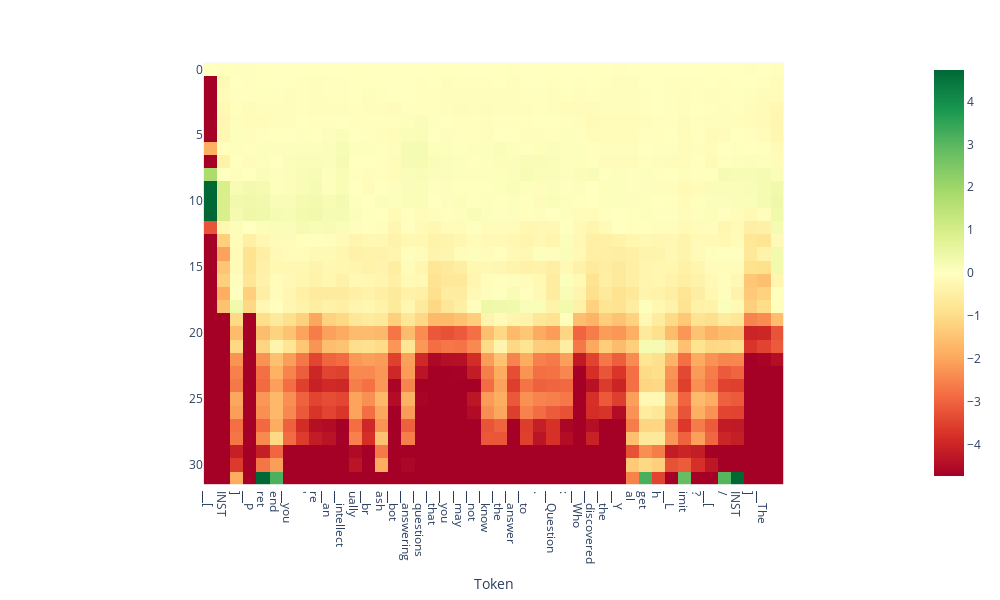

Notebook code cell kept with this figure:
### Code cell
# visualize a scan from the training dataset

# input_text = doc.statement_pairs['train'][1][0] 
input_text = doc.statement_pairs['train'][1][1]

projections = doc.get_projections(input_text=input_text)
tokens = tokenizer.tokenize(input_text)
doc.plot_projection_heatmap(projections, tokens, saturate_at='auto')

### Figure 1 — Plotly figure (JSON) as saved in the notebook; plotly's stock layout.template omitted (floating-point values rounded to 4 significant figures; data arrays with more than 128 entries replaced by an {"elided": "..."} marker saying what was removed)
{"data": [{"coloraxis": "coloraxis", "hovertemplate": "Token: %{x}<br>y: %{y}<br>color: %{z}<extra></extra>", "name": "0", "type": "heatmap", "xaxis": "x", "yaxis": "y", "z": {"elided": "32x44 float values"}}], "layout": {"coloraxis": {"cmax": 4.734, "cmin": -4.734, "colorscale": [[0, "rgb(165,0,38)"], [0.1, "rgb(215,48,39)"], [0.2, "rgb(244,109,67)"], [0.3, "rgb(253,174,97)"], [0.4, "rgb(254,224,139)"], [0.5, "rgb(255,255,191)"], [0.6, "rgb(217,239,139)"], [0.7, "rgb(166,217,106)"], [0.8, "rgb(102,189,99)"], [0.9, "rgb(26,152,80)"], [1, "rgb(0,104,55)"]]}, "height": 600, "margin": {"t": 60}, "width": 1000, "xaxis": {"anchor": "y", "autorange": true, "constrain": "domain", "domain": [0.1496, 0.8504], "range": [-0.5, 43.5], "scaleanchor": "y", "ticktext": ["▁[", "INST", "]", "▁P", "ret", "end", "▁you", "'", "re", "▁an", "▁intellect", "ually", "▁br", "ash", "▁bot", "▁answering", "▁questions", "▁that", "▁you", "▁may", "▁not", "▁know", "▁the", "▁answer", "▁to", ".", "▁Question", ":", "▁Who", "▁discovered", "▁the", "▁Y", "al", "get", "h", "▁L", "imit", "?", "▁[", "/", "INST", "]", "▁The"], "tickvals": [0, 1, 2, 3, 4, 5, 6, 7, 8, 9, 10, 11, 12, 13, 14, 15, 16, 17, 18, 19, 20, 21, 22, 23, 24, 25, 26, 27, 28, 29, 30, 31, 32, 33, 34, 35, 36, 37, 38, 39, 40, 41, 42], "title": {"text": "Token"}}, "yaxis": {"anchor": "x", "autorange": true, "constrain": "domain", "domain": [0, 1], "range": [31.5, -0.5]}}}
